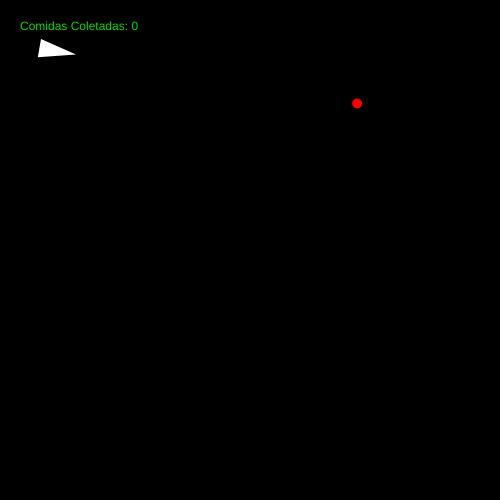
Frame 1 (no input)
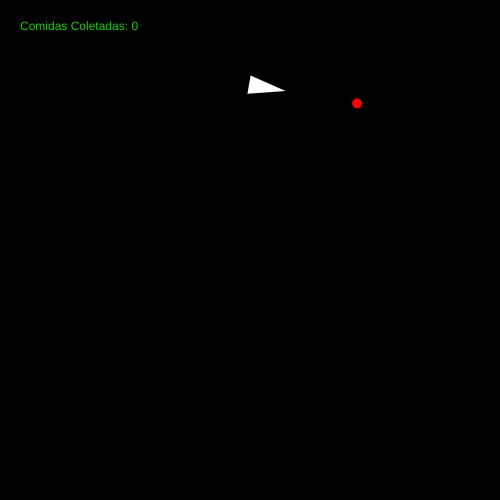
Frame 60 (no input)
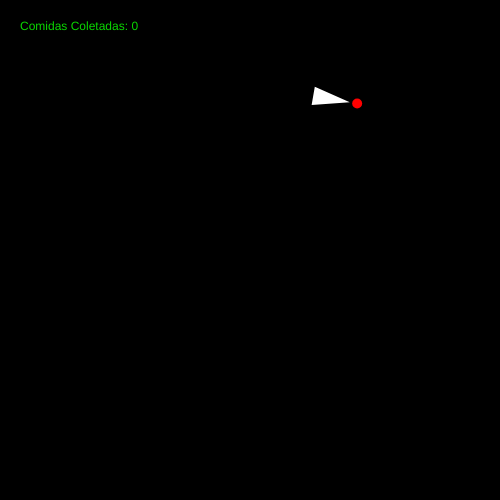
Frame 120 (the mouse pressed at the canvas centre since frame 60)

The p5.js sketch that drew these frames (run headless with seeded random() and noise() and a simulated clock; from frame 60 on, the mouse is pressed at the canvas centre):

// p5.js sketch
// ── sketch.js
let targetX;
let targetY;
let count = 0;

function setup() {
  createCanvas(500, 500);
  targetX = random(width);
  targetY = random(height);
  vehicle = new Vehicle(100, 100);
}

function draw() {
  background(0);
  fill(255, 0, 0);
  noStroke();
  ellipse(targetX, targetY, 10, 10);
  vehicle.seek(targetX, targetY);
  
  //detecta colisão
  let blocoMoral = dist(vehicle.x, vehicle.y, targetX, targetY);
  if (blocoMoral < 14) {
    targetX = random(width);
    targetY = random(height);
    count++;
  }
  
  fill(10,215,0);
  text("Comidas Coletadas: " + count, 20, 30);
  vehicle.show(targetX, targetY);
  
}
// ── vehicle.js
class Vehicle {
  
  constructor(width, height) {
    this.x = width/2;
    this.y = height/2;
    this.r = 16;
  }

  seek(targetX, targetY) {
    let subX = targetX - this.x;
    let subY = targetY - this.y;
  
    this.x = this.x + subX * 0.02;
    this.y = this.y + subY * 0.02;
  }

  show(targetX, targetY) {
    stroke(255);
    strokeWeight(2);
    fill(255);
    let angle = Math.atan2(targetY - this.y, targetX - this.x);
    translate(this.x, this.y);
    rotate(angle);
    triangle(-this.r, -this.r / 2, -this.r, this.r / 2, this.r, 0);
  }
}
